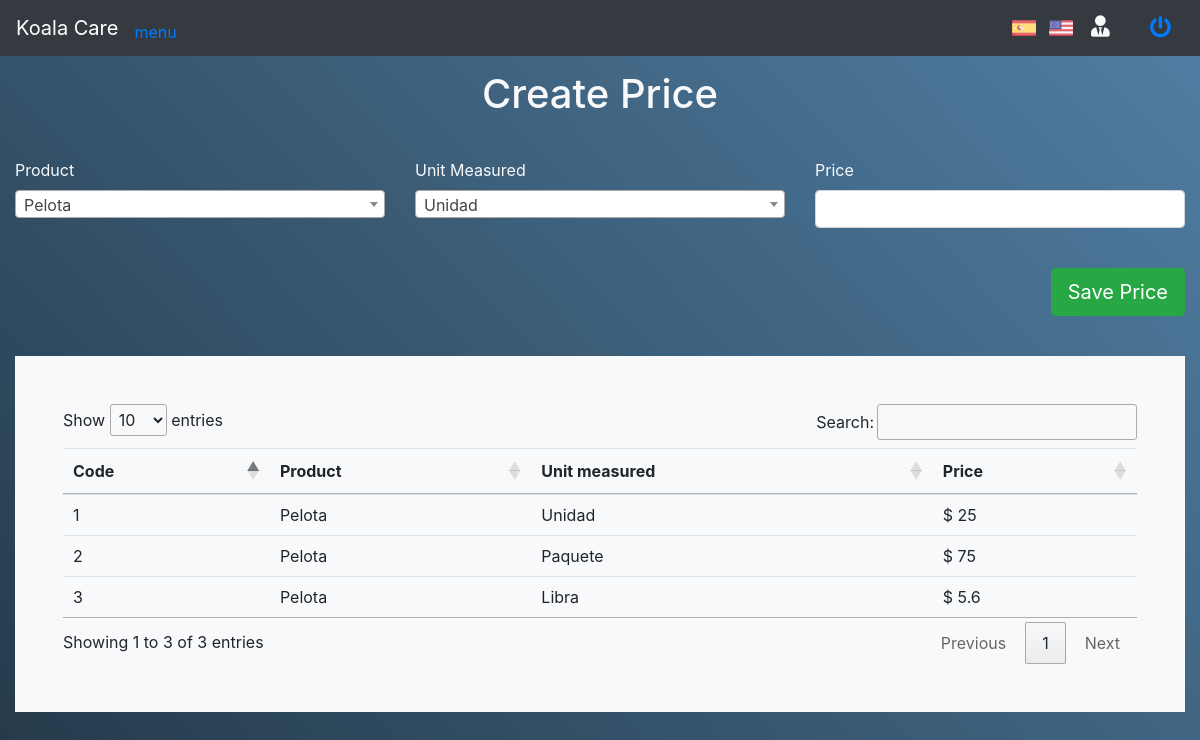
The app's page /Koalas_S/index.php/precio with its own data.
### tables this page shows
CREATE TABLE `tbprecios` (
  `ID_Precio` int(11) NOT NULL,
  `ID_Producto` int(11) NOT NULL,
  `ID_UnidadMedida` int(11) NOT NULL,
  `Precio` float NOT NULL
);

CREATE TABLE `tbproductos` (
  `ID_Producto` int(11) NOT NULL,
  `ID_Marca` int(11) NOT NULL,
  `ID_Usuario` int(11) NOT NULL,
  `ID_TipoProducto` int(11) NOT NULL,
  `Nombre` varchar(50) NOT NULL,
  `FechaVencimiento` date NOT NULL,
  `Descripcion` text NOT NULL,
  `Stock` int(11) NOT NULL,
  `CostoPromedio` float NOT NULL,
  `NombreImagen` varchar(50) NOT NULL,
  `UrlImagen` varchar(50) NOT NULL,
  `FechaCreacion` timestamp NOT NULL DEFAULT current_timestamp()
);

CREATE TABLE `tbunidadesmedidas` (
  `ID_UnidadMedida` int(11) NOT NULL,
  `Unidad` varchar(50) NOT NULL
);

### Koalas_S/application/controllers/Precio.php (called while the page is built, shortened)
<?php
class Precio extends CI_Controller {
	public function __construct(){
		$this->load->model("Producto_model");
		$this->load->model("Unidad_model");
		$this->load->model("tbprecios_model");
		$this->load->helper('form');
		$this->load->library('upload');
	}
	public function index()
	{
		$datos["listPrecios"] = $this->tbprecios_model->select_tbprecios_all_join();
		$datos["listProductos"] = $this->Producto_model->Read_All_Producto();
		$datos["listUnidadMedida"] = $this->Unidad_model->Read_All_Unidad();
		$this->load->view("Format/header");
		$this->load->view('Precio/CreatePrecio', $datos);
		$this->load->view("Format/footer");
	}
}

### Koalas_S/index.php (called while the page is built, shortened)
<?php
require_once BASEPATH.'core/CodeIgniter.php';

### Koalas_S/application/models/tbprecios_model.php (called while the page is built, shortened)
<?php
class tbprecios_model extends CI_Model{
	public function select_tbprecios_all_join(){
		$this->db->select('tbprecios.ID_Precio, tbproductos.Nombre, tbprecios.ID_Producto, tbprecios.ID_UnidadMedida, tbunidadesmedidas.Unidad, tbprecios.Precio');
		$this->db->from("tbprecios");
		$this->db->join("tbproductos", "tbproductos.ID_Producto = tbprecios.ID_Producto");
		$this->db->join("tbunidadesmedidas", "tbunidadesmedidas.ID_UnidadMedida = tbprecios.ID_UnidadMedida");
		$result = $this->db->get();
	    return $result->result();
	}
}

### Koalas_S/application/views/Precio/CreatePrecio.php (the view, shortened to what this page needs)
<div class="container-fluid">
	<div class="row">
		<div class="col-md-12">
			<div class="form-group text-center text-light">
				<h1>Create Price</h1>
			</div>
		</div>
	</div>
	<form action="<?= base_url() ?>index.php/Precio/CreatePrice" method="POST">
		<div class="row mb-4 mt-4">
			<div class="col-md-4">
				<div class="form-group">
					<label class="text-light" for="slcProducto">Product</label>
				</div>
			</div>
			<div class="col-md-4">
				<div class="form-group">
					<label class="text-light" for="slcUnidadMedida">Unit Measured</label>
				</div>
			</div>
			<div class="col-md-4">
				<div class="form-group">
					<label class="text-light" for="txtPrecio">Price</label>
					<input type="text" class="form-control" id="txtPrecio" name="txtPrecio" required="">
				</div>
			</div>
		</div>
		<div class="row mb-4">
			<div class="col-md-12">
				<div class="form-group text-right">
					<button class="btn btn-success btn-lg" type="submit">Save Price</button>
				</div>
			</div>
		</div>
	</form>
	<div class="row mb-4 mt-4">
		<div class="col-md-12">
			<div class="table-responsive bg-light p-5">
				<table class="table nowrap" id="tbPrecios">
					<thead>
						<tr>
							<th>Code</th>
							<th>Product</th>
							<th>Unit measured</th>
							<th>Price</th>
						</tr>
					</thead>
					<tbody>
						<?php foreach ($listPrecios as $key_precio => $precio): ?>
							<tr>
								<td><?= $precio->ID_Precio ?></td>
								<td><?= $precio->Nombre ?></td>
								<td><?= $precio->Unidad ?></td>
								<td>$ <?= $precio->Precio ?></td>
							</tr>
						<?php endforeach ?>
					</tbody>
				</table>
			</div>
		</div>
	</div>
</div>

### Koalas_S/assets/template/demo.css (style rules this page uses)
html,body,div,span,header,ul,li,a { margin:0;padding:0;border:0;font-size:100%;font:inherit;vertical-align:baseline }
html { height:100% }
body { font-family:'Raleway', sans-serif;text-align:center;color:#fffce1 }
h1,h2,h3,h4,h5,h6 { margin:0 }

### records on screen
tbprecios: ID_Precio "1", ID_Producto.Nombre "Pelota", ID_UnidadMedida.Unidad "Unidad", Precio "25"
tbprecios: ID_Precio "2", ID_Producto.Nombre "Pelota", ID_UnidadMedida.Unidad "Paquete", Precio "75"
tbprecios: ID_Precio "3", ID_Producto.Nombre "Pelota", ID_UnidadMedida.Unidad "Libra", Precio "5.6"
